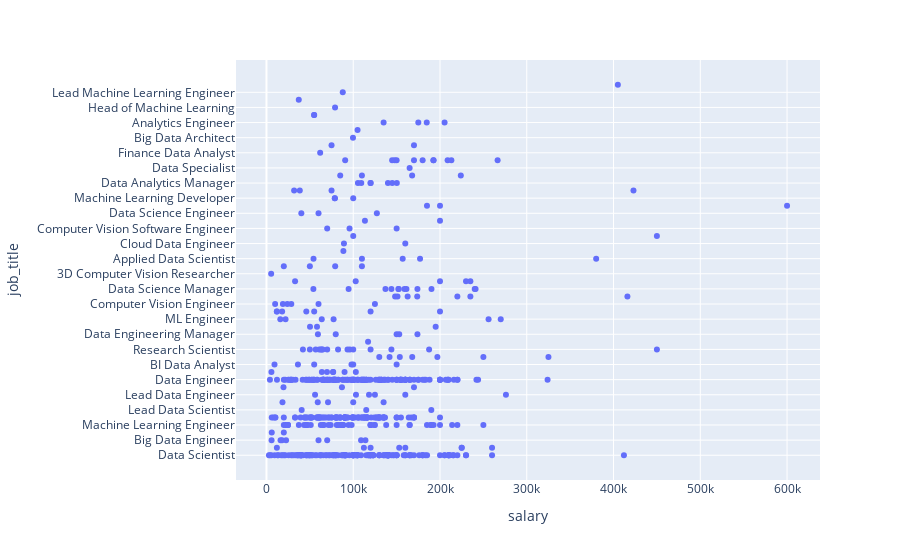

The notebook cell this image was saved under:
### Code cell
plt.figure(figsize = (20,  10))
fig = px.scatter(df, y="job_title", x="salary")
fig.show()

### Figure 1 — Plotly figure (JSON) as saved in the notebook; plotly's stock layout.template omitted (floating-point values rounded to 4 significant figures; data arrays with more than 128 entries replaced by an {"elided": "..."} marker saying what was removed)
{"data": [{"hovertemplate": "salary=%{x}<br>job_title=%{y}<extra></extra>", "legendgroup": "", "marker": {"color": "#636efa", "symbol": "circle"}, "mode": "markers", "name": "", "orientation": "h", "showlegend": false, "type": "scatter", "x": {"elided": "607 int values"}, "xaxis": "x", "y": {"elided": "607 str values"}, "yaxis": "y"}], "layout": {"legend": {"tracegroupgap": 0}, "margin": {"t": 60}, "xaxis": {"anchor": "y", "domain": [0, 1], "title": {"text": "salary"}}, "yaxis": {"anchor": "x", "domain": [0, 1], "title": {"text": "job_title"}}}}
